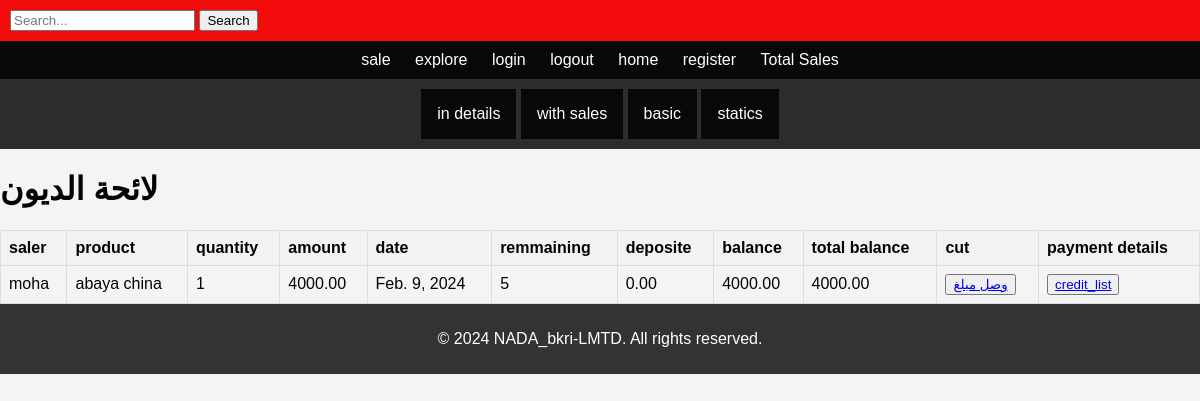
Page /c_detail/1/ on the committed database.
### prd/models.py (models this page shows, shortened)
class Credit(models.Model):
    sale = models.OneToOneField(Sale, on_delete=models.CASCADE)
    amount = models.DecimalField(max_digits=10, decimal_places=2)
    def total_paid(self):
        return sum(payment.amount_paid for payment in self.payment_set.all())
    def remaining_balance(self):
        return self.amount - self.total_paid()- self.sale.partial_amount_paid

class Sale(models.Model):
    product = models.ForeignKey(Product, on_delete=models.CASCADE)
    staff = models.ForeignKey(Staff, on_delete=models.CASCADE)
    quantity_sold = models.PositiveIntegerField()
    partial_amount_paid = models.DecimalField(max_digits=10, decimal_places=2, default=0)
    sale_date = models.DateField(default=timezone.now)
    sold_amount = models.DecimalField(max_digits=10, decimal_places=2, null=True)
    customer_name = models.CharField(max_length=50, null=True,blank=True)
    is_loan = models.BooleanField(default=False)
    @property
    def remaining_amount(self):
        return self.sold_amount - self.partial_amount_paid

class Staff(models.Model):
    SHOP = 'Shop'
    STORE = 'Store'
    LOCATION_CHOICES = [
        (SHOP, 'Shop'),
        (STORE, 'Store'),
    ]
    user = models.OneToOneField(User, on_delete=models.CASCADE,null=True)
    first_name = models.CharField(max_length=255)
    last_name = models.CharField(max_length=255)
    email = models.EmailField(unique=True)
    salary = models.PositiveIntegerField(default=0)
    position = models.CharField(
        max_length=5,
        choices=LOCATION_CHOICES,
        default=SHOP,
    )
    phone_num = models.CharField(max_length=10, null=True)
    national_id = models.CharField(max_length=10, null=True, blank=True)
    profile_picture = models.ImageField(upload_to='staff_profile_pics/', blank=True, null=True)

class Product(models.Model):
    name = models.CharField(max_length=255, unique=True)
    category = models.ForeignKey(Category, on_delete=models.CASCADE)
    description = models.TextField(blank=True, null=True)
    price = models.DecimalField(max_digits=10, decimal_places=2)
    first_quantity = models.PositiveIntegerField(default=0)
    quantity_available = models.PositiveIntegerField(default=0)
    customer_name = models.CharField(max_length=255, blank=True)
    is_loan = models.BooleanField(default=False)

### prd/views.py (the view)
# urls.py: path('c_detail/<int:credit_id>/', credit_detail, name='c_detail'),
def credit_detail(request,credit_id):
    c_detail = Credit.objects.filter(pk=credit_id)
    return render(request,'prd/c_detail.html',{'c_detail':c_detail})

### prd/templates/prd/c_detail.html (shortened to what this page needs)
{% extends 'base.html' %}
{% block content %}
    <h1>لائحة الديون</h1>
    <table border="1">
        <thead>
            <tr>
                <th>saler</th>
                <th>product</th>
                <th>quantity</th>
                <th>amount</th>
                <th>date</th>
                <th>remmaining</th>
                <th>deposite</th>
                <th>balance</th>
                <th>total balance</th>
                <th>cut</th>
                <th>payment details</th>
            </tr>
        </thead>
        <tbody>
            {% for sale in c_detail %}
            <tr>
                <td>{{ sale.sale.staff.first_name }}</td>
                <td>{{ sale.sale.product.name }}</td>
                <td>{{ sale.sale.quantity_sold }}</td>
                <td>{{ sale.sale.sold_amount }}</td>
                <td>{{ sale.sale.sale_date }}</td>
                <td>{{ sale.sale.product.quantity_available }}</td>
                <td>{{ sale.sale.partial_amount_paid}}</td>
                <td>{{ sale.sale.remaining_amount}}</td>
                <td>{{ sale.remaining_balance }}</td>
                <td> <button type="submit"><a href="{% url 'add-payment' sale.id %}">وصل مبلغ</a></button><td>
                <button type="submit"><a href="{% url 'crd_sal_list' sale.id %}">credit_list</a></button>
            </tr>
            {% endfor %}
        </tbody>
    </table>
{% endblock %}

### prd/templates/base.html (style rules this page uses)
body { font-family: 'Franklin Gothic Medium', 'Arial Narrow', Arial, sans-serif; font-size: 16px; margin: 0; padding: 0; background-color: #f4f4f4; color: #030303; }

### prd/templates/prd/c_detail.html (style rules this page uses)
table { width: 100%; border-collapse: collapse; margin-top: 20px; }
th, td { border: 1px solid #ddd; padding: 8px; text-align: left; }
th { background-color: #f2f2f2; }

### rows in the picture
Credit: sale.staff.first_name "moha", sale.product.name "abaya china", sale.quantity_sold "1", sale.sold_amount "4000.00", sale.sale_date "Feb. 9, 2024", sale.product.quantity_available "5", sale.partial_amount_paid "0.00", sale.remaining_amount "4000.00", remaining_balance "4000.00"
